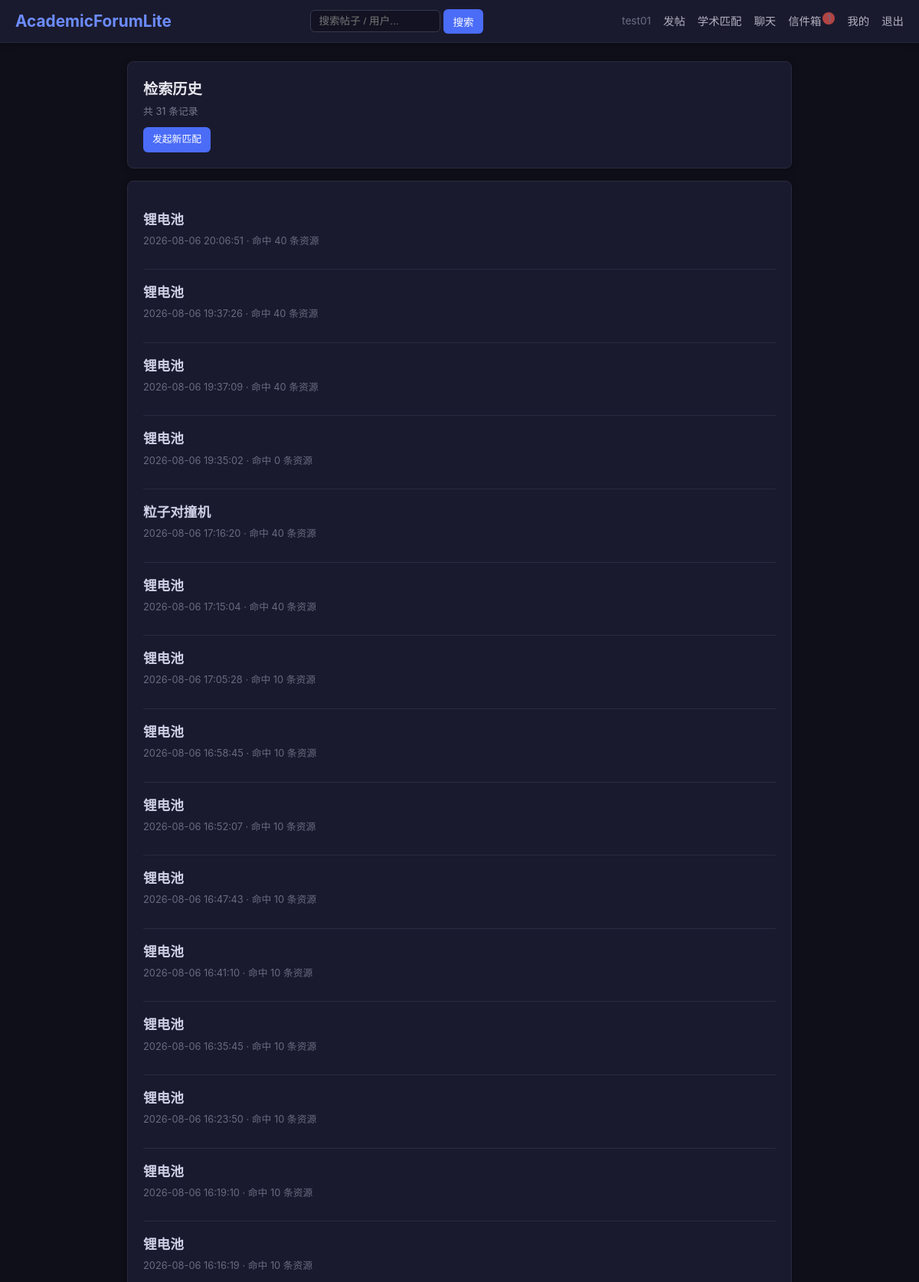
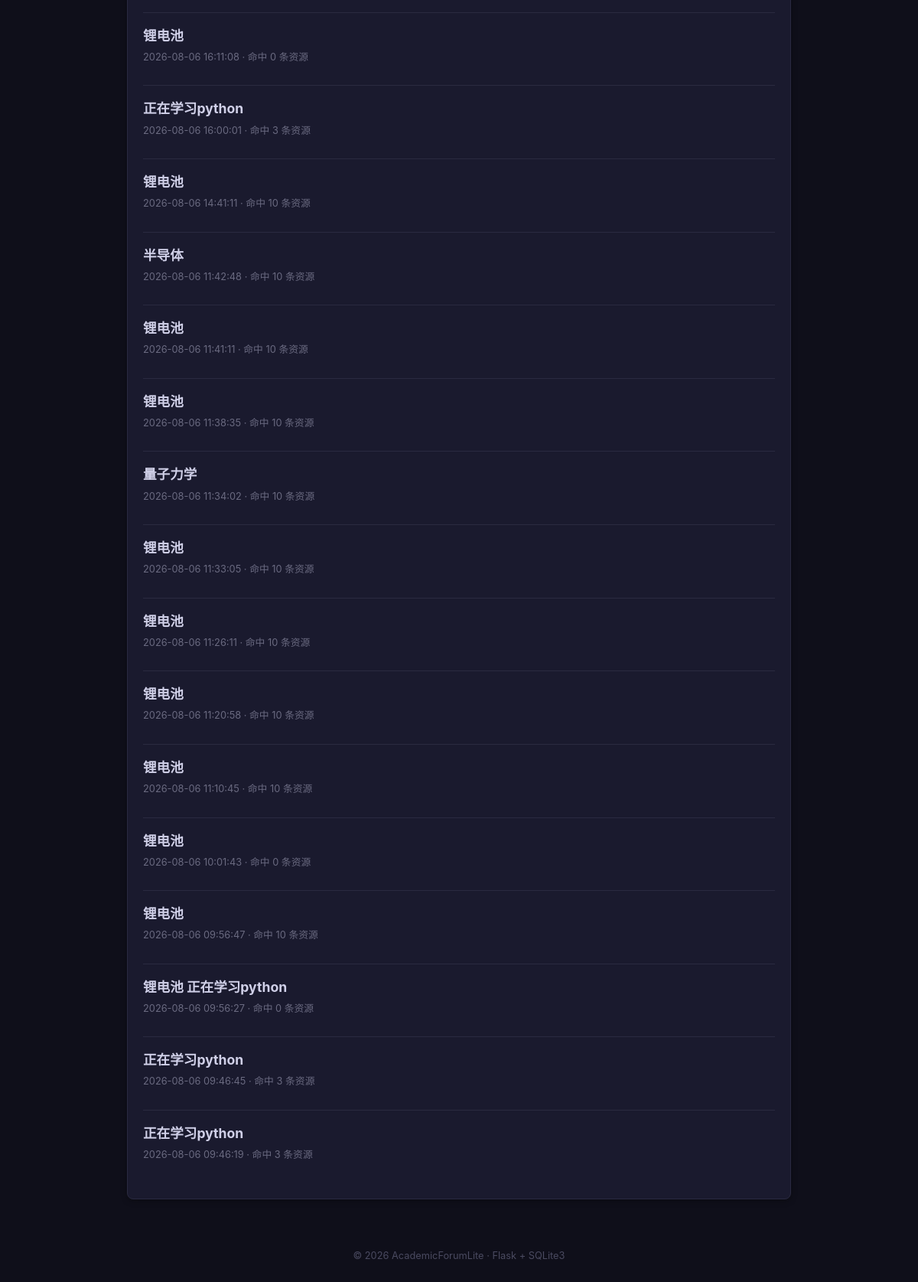
Page /match/history (signed in) on the committed database (2 pictures, top to bottom).
### tables this page shows
CREATE TABLE academic_search (
            id           INTEGER PRIMARY KEY AUTOINCREMENT,
            user_id      INTEGER NOT NULL,
            keyword      TEXT    NOT NULL,
            result_count INTEGER NOT NULL DEFAULT 0,
            summary      TEXT    NOT NULL DEFAULT '',
            results_json TEXT    NOT NULL DEFAULT '',
            create_time  TEXT    NOT NULL,
            FOREIGN KEY (user_id) REFERENCES user(id)
        );

### app.py (the view)
@app.route("/match/history")
@login_required
def match_history():
    db = get_db()
    records = db.execute(
        "SELECT id, keyword, result_count, create_time FROM academic_search "
        "WHERE user_id = ? ORDER BY create_time DESC",
        (session["user_id"],)
    ).fetchall()
    return render_template("match_history.html", records=records)

### app.py (called while the page is built)
def get_db() -> sqlite3.Connection:
    if "db" not in g:
        g.db = sqlite3.connect(DB_PATH)
        g.db.row_factory = sqlite3.Row
        g.db.execute("PRAGMA foreign_keys = ON")  # 开启外键级联
    return g.db

@app.context_processor
def inject_now():
    return {"now": datetime.now}

@app.context_processor
def inject_unread():
    if "user_id" not in session:
        return {"unread_count": 0}
    db = get_db()
    row = db.execute(
        "SELECT COUNT(*) AS c FROM message WHERE receiver_id = ? AND is_read = 0",
        (session["user_id"],)
    ).fetchone()
    return {"unread_count": row["c"] if row else 0}

def login_required(f):
    from functools import wraps
    @wraps(f)
    def decorated_function(*args, **kwargs):
        if "user_id" not in session:
            flash("请先登录", "warning")
            return redirect(url_for("index"))
        return f(*args, **kwargs)
    return decorated_function

### templates/match_history.html (shortened to what this page needs)
{% extends "base.html" %}
{% block content %}
    <div class="card">
        <h2 style="margin-bottom:4px;">检索历史</h2>
        <div class="meta">共 {{ records|length }} 条记录</div>
        <p style="margin-top:10px;"><a href="{{ url_for('match') }}" class="btn btn-primary btn-sm">发起新匹配</a></p>
    </div>
    {% if records %}
        <div class="card">
            {% for r in records %}
                <div class="post-item">
                    <h3><a href="{{ url_for('match_result', search_id=r.id) }}">{{ r.keyword }}</a></h3>
                    <div class="meta">
                        {{ r.create_time }} · 命中 {{ r.result_count }} 条资源
                    </div>
                </div>
            {% endfor %}
        </div>
    {% else %}
        <div class="card empty">
            <p>暂无检索记录，<a href="{{ url_for('match') }}">去匹配第一个学术资源</a></p>
        </div>
    {% endif %}
{% endblock %}

### templates/base.html (style rules this page uses)
* { margin: 0; padding: 0; box-sizing: border-box; }
body { font-family: -apple-system, BlinkMacSystemFont, "Segoe UI", Roboto, "Helvetica Neue", Arial, sans-serif; background: #0f0f1a; color: #d0d0d8; line-height: 1.6; min-height: 100vh; }
a { color: #6c8cff; text-decoration: none; }
.card { background: #1a1a2e; border-radius: 8px; padding: 20px; margin-bottom: 16px; box-shadow: 0 2px 8px rgba(0,0,0,.3); border: 1px solid #2a2a40; }
.card h2 { margin-bottom: 8px; font-size: 1.2rem; color: #e8e8f0; }
.card .meta { font-size: .8rem; color: #7a7a90; margin-bottom: 10px; }
.btn { display: inline-block; padding: 10px 20px; border: none; border-radius: 6px; font-size: .9rem; cursor: pointer; transition: opacity .2s, background .2s; }
.btn-primary { background: #4a6cf7; color: #fff; }
.btn-sm { padding: 6px 12px; font-size: .8rem; }
.post-item { border-bottom: 1px solid #2a2a40; padding: 16px 0; }
.post-item:last-child { border-bottom: none; }
.post-item h3 { font-size: 1.1rem; margin-bottom: 4px; }
.post-item h3 a { color: #d0d0e8; }
.post-item .meta { font-size: .8rem; color: #6a6a80; }

### rows in the picture
academic_search: keyword "锂电池", create_time "2026-08-06 20:06:51", result_count "40"
academic_search: keyword "锂电池", create_time "2026-08-06 19:37:26", result_count "40"
academic_search: keyword "锂电池", create_time "2026-08-06 19:37:09", result_count "40"
academic_search: keyword "锂电池", create_time "2026-08-06 19:35:02", result_count "0"
academic_search: keyword "粒子对撞机", create_time "2026-08-06 17:16:20", result_count "40"
academic_search: keyword "锂电池", create_time "2026-08-06 17:15:04", result_count "40"
academic_search: keyword "锂电池", create_time "2026-08-06 17:05:28", result_count "10"
academic_search: keyword "锂电池", create_time "2026-08-06 16:58:45", result_count "10"
academic_search: keyword "锂电池", create_time "2026-08-06 16:52:07", result_count "10"
academic_search: keyword "锂电池", create_time "2026-08-06 16:47:43", result_count "10"
academic_search: keyword "锂电池", create_time "2026-08-06 16:41:10", result_count "10"
academic_search: keyword "锂电池", create_time "2026-08-06 16:35:45", result_count "10"
academic_search: keyword "锂电池", create_time "2026-08-06 16:23:50", result_count "10"
academic_search: keyword "锂电池", create_time "2026-08-06 16:19:10", result_count "10"
academic_search: keyword "锂电池", create_time "2026-08-06 16:16:19", result_count "10"
academic_search: keyword "锂电池", create_time "2026-08-06 16:11:08", result_count "0"
academic_search: keyword "正在学习python", create_time "2026-08-06 16:00:01", result_count "3"
academic_search: keyword "锂电池", create_time "2026-08-06 14:41:11", result_count "10"
academic_search: keyword "半导体", create_time "2026-08-06 11:42:48", result_count "10"
academic_search: keyword "锂电池", create_time "2026-08-06 11:41:11", result_count "10"
academic_search: keyword "锂电池", create_time "2026-08-06 11:38:35", result_count "10"
academic_search: keyword "量子力学", create_time "2026-08-06 11:34:02", result_count "10"
academic_search: keyword "锂电池", create_time "2026-08-06 11:33:05", result_count "10"
academic_search: keyword "锂电池", create_time "2026-08-06 11:26:11", result_count "10"
academic_search: keyword "锂电池", create_time "2026-08-06 11:20:58", result_count "10"
academic_search: keyword "锂电池", create_time "2026-08-06 11:10:45", result_count "10"
academic_search: keyword "锂电池", create_time "2026-08-06 10:01:43", result_count "0"
academic_search: keyword "锂电池", create_time "2026-08-06 09:56:47", result_count "10"
academic_search: keyword "锂电池 正在学习python", create_time "2026-08-06 09:56:27", result_count "0"
academic_search: keyword "正在学习python", create_time "2026-08-06 09:46:45", result_count "3"
academic_search: keyword "正在学习python", create_time "2026-08-06 09:46:19", result_count "3"

### other values in the picture
{{ session.username }} "test01"
{{ unread_count }} "1"
{{ records|length }} "31"
